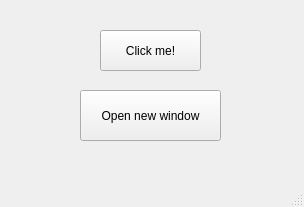
<?xml version="1.0" encoding="UTF-8"?>
<ui version="4.0">
 <class>MainWindow</class>
 <widget class="QMainWindow" name="MainWindow">
  <property name="geometry">
   <rect>
    <x>0</x>
    <y>0</y>
    <width>304</width>
    <height>207</height>
   </rect>
  </property>
  <property name="windowTitle">
   <string>Hello App</string>
  </property>
  <property name="windowIcon">
   <iconset>
    <normaloff>../../Desktop/coronavirus.ico</normaloff>../../Desktop/coronavirus.ico</iconset>
  </property>
  <widget class="QWidget" name="centralwidget">
   <widget class="QPushButton" name="btClick">
    <property name="geometry">
     <rect>
      <x>100</x>
      <y>30</y>
      <width>101</width>
      <height>41</height>
     </rect>
    </property>
    <property name="text">
     <string>Click me!</string>
    </property>
   </widget>
   <widget class="QPushButton" name="btOpen">
    <property name="geometry">
     <rect>
      <x>80</x>
      <y>90</y>
      <width>141</width>
      <height>51</height>
     </rect>
    </property>
    <property name="text">
     <string>Open new window</string>
    </property>
   </widget>
  </widget>
  <widget class="QMenuBar" name="menubar">
   <property name="geometry">
    <rect>
     <x>0</x>
     <y>0</y>
     <width>304</width>
     <height>21</height>
    </rect>
   </property>
  </widget>
  <widget class="QStatusBar" name="statusbar"/>
 </widget>
 <resources/>
 <connections/>
</ui>
